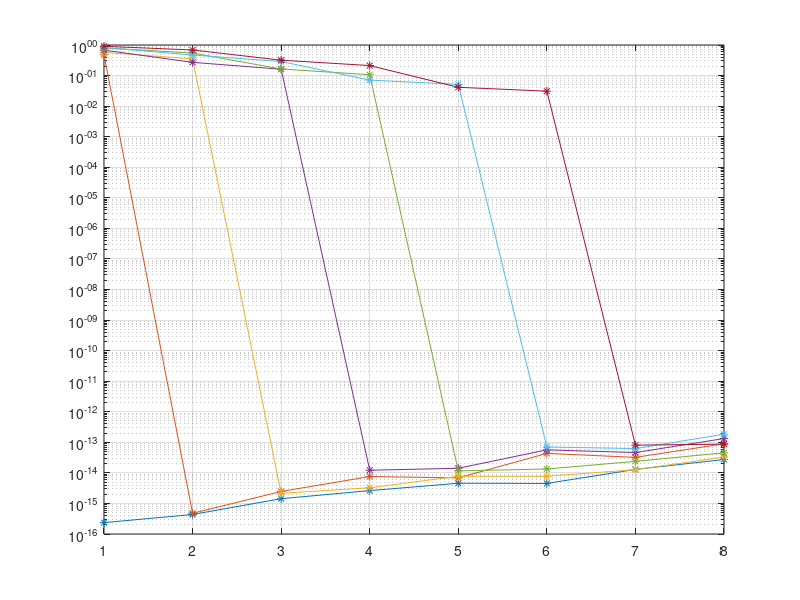

This chart was generated by the following MATLAB code:
close all;
clear all;

%% l2 [Order][Power]

l2 = ...
    [...
        +2.356314e-16 , +4.798440e-01 , +5.737809e-01 , +6.787958e-01 , +8.033743e-01 , +8.261588e-01 , +9.080601e-01 ; ...
        +4.349554e-16 , +4.754959e-16 , +3.531443e-01 , +2.707260e-01 , +5.459614e-01 , +4.712383e-01 , +6.877477e-01 ; ...
        +1.430829e-15 , +2.468023e-15 , +2.138586e-15 , +1.611422e-01 , +1.641862e-01 , +2.880136e-01 , +3.185905e-01 ; ...
        +2.625135e-15 , +7.589748e-15 , +3.264164e-15 , +1.221541e-14 , +1.063900e-01 , +7.109563e-02 , +2.124812e-01 ; ...
        +4.583714e-15 , +6.873435e-15 , +7.734587e-15 , +1.414481e-14 , +1.161677e-14 , +5.134775e-02 , +4.135716e-02 ; ...
        +4.513004e-15 , +4.335471e-14 , +7.761597e-15 , +5.679802e-14 , +1.339883e-14 , +7.031382e-14 , +3.086433e-02 ; ...
        +1.300025e-14 , +3.220516e-14 , +1.272305e-14 , +4.619618e-14 , +2.385431e-14 , +6.245798e-14 , +8.087438e-14 ; ...
        +2.733530e-14 , +8.943035e-14 , +3.311968e-14 , +1.328560e-13 , +4.541179e-14 , +1.841262e-13 , +8.718583e-14 ; ...
    ];

o = [1:8];
p = [1:7];

figure;
semilogy(o, l2, '-*');
grid;